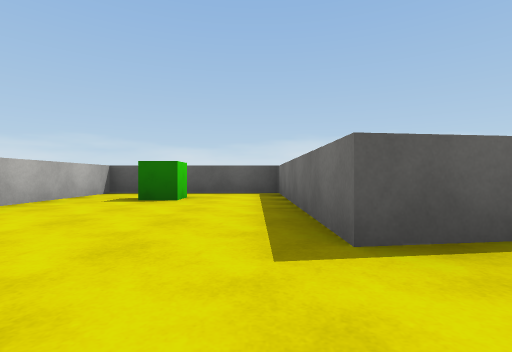
view 1 (above)

16 first-person views from a walk through a scene from a Unity 3-D project. The camera is 0.31 m above the floor, looks level and sees 85° across. The floor is counted in squares, 1 m on a side. Each view is taken from the middle of a square. On the plan, view 1 faces up. The plan holds only what a view shows up to about 9 squares ahead; the rest is blank. The place goes on beyond the plan. The player is left out. Surface patterns are stand-ins for the level's own textures.

view 2
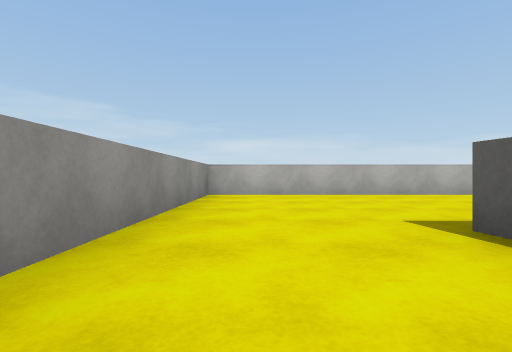

view 3
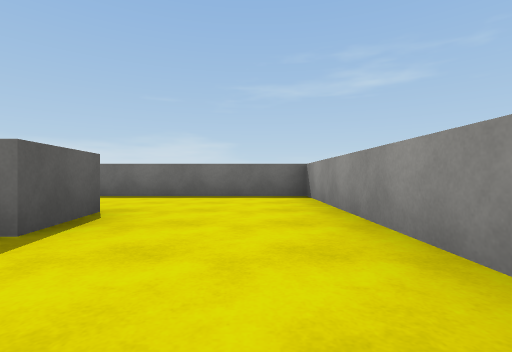

view 4
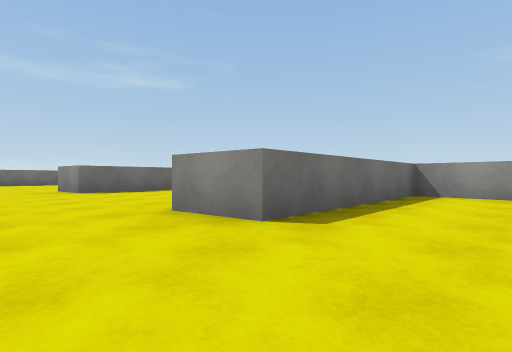

view 5
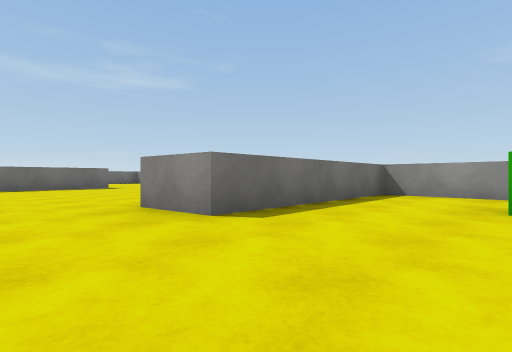

view 6
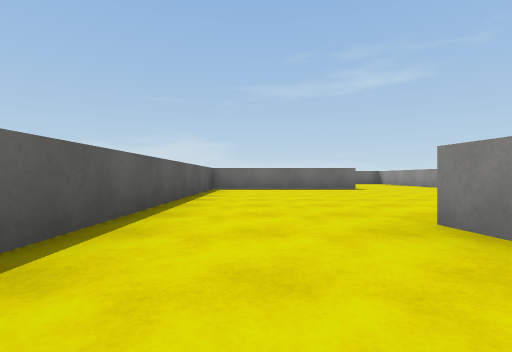

view 7
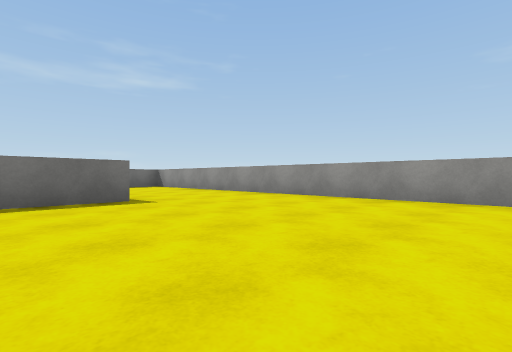

view 8
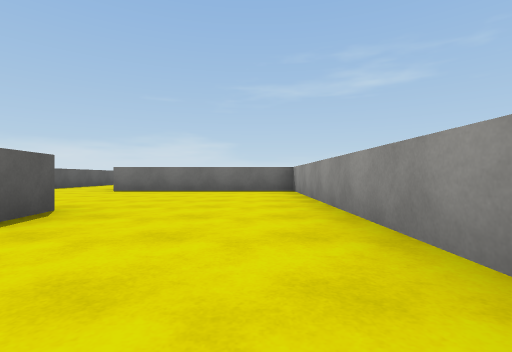

view 9
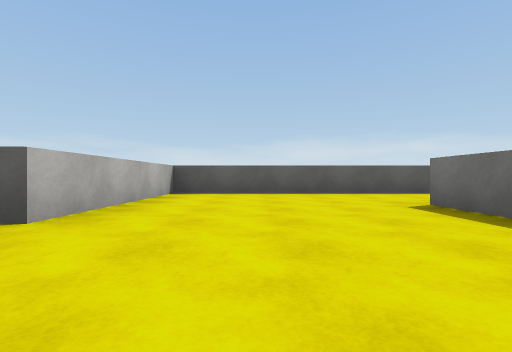

view 10
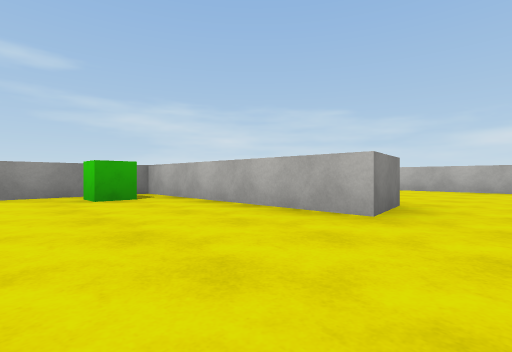

view 11
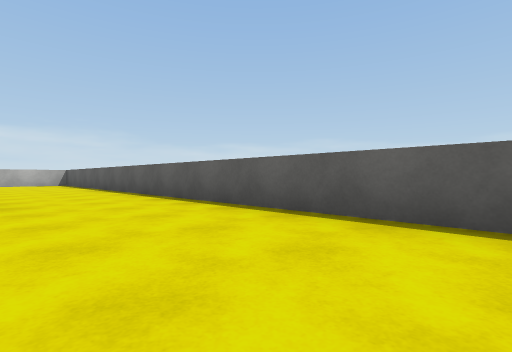

view 12
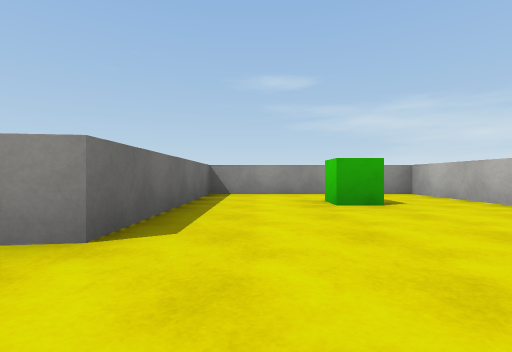

view 13
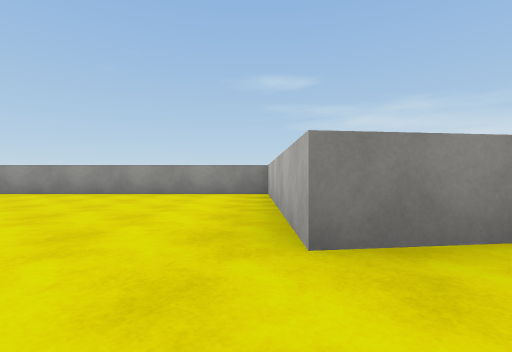

view 14
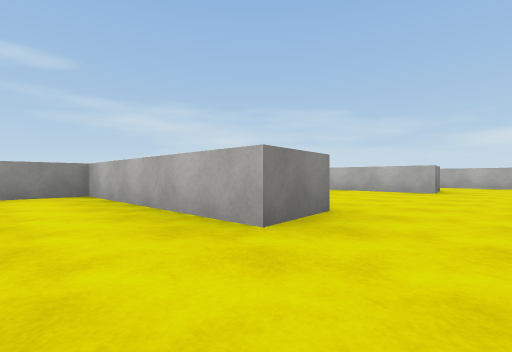

view 15
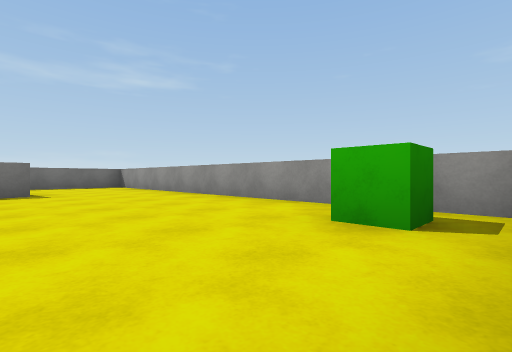

view 16
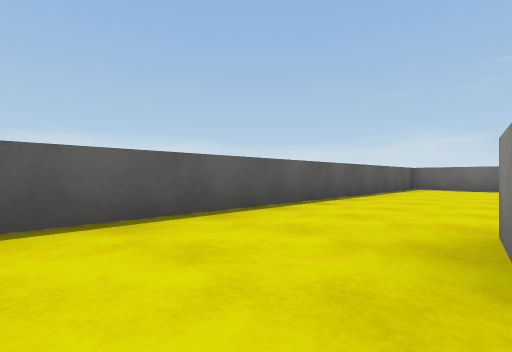

### Floor plan
Ten units are one square. View 1 is at (0, 0); x grows to the right and y downward. Boxes are objects, and circles mark ways between rooms. Rooms are numbered by the first view taken in them; rooms with no view inside come last. Other rooms are left out.
<svg viewBox="-31 -55 291 68">
<path fill="none" stroke="#000" d="M14 -14 4 -12 4 -50 -26 -50 -26 8 16 8M16 8 33 8 33 -26M33 -26 43 -28M46 -50 14 -50 14 -21M43 -28 43 8 78 8 78 -27 88 -28M86 -50 46 -50M88 -28 88 8 145 8M135 -17 135 -50 86 -50M145 -18 138 -17M145 8 179 8 179 -30 189 -31M185 -50 145 -50 145 -18M242 -34 242 -50 185 -50M189 -31 189 8 255 8"/>
<rect x="-15" y="-45" width="10" height="10" fill="#bbb"><title>green cube</title></rect>
<rect x="55" y="-15" width="10" height="10" fill="#bbb"><title>green cube</title></rect>
<rect x="195" y="-5" width="10" height="10" fill="#bbb"><title>green cube</title></rect>
<circle cx="10" cy="-5" r="3" fill="#2a7"/>
<circle cx="25" cy="-20" r="3" fill="#2a7"/>
<circle cx="40" cy="-35" r="3" fill="#2a7"/>
<circle cx="80" cy="-35" r="3" fill="#2a7"/>
<circle cx="140" cy="-5" r="3" fill="#2a7"/>
<circle cx="180" cy="-40" r="3" fill="#2a7"/>
<text x="-10" y="-20">1</text>
<text x="20" y="-10">2</text>
<text x="30" y="-40">3</text>
<text x="60" y="-20">4</text>
<text x="110" y="-20">5</text>
<text x="160" y="-20">6</text>
<text x="220" y="-20">7</text>
</svg>
Room 1 opens to room 2. Room 2 opens to room 3. Room 3 opens to room 4. Room 4 opens to room 5. Room 5 opens to room 6. Room 6 opens to room 7.

Where each view was taken, in squares from view 1:
view 1: 0 up, 0 right, facing up
view 2: 0 up, 2 right, facing left
view 3: 0 up, 1 left, facing right
view 4: 4 up, 2 right, facing down-right
view 5: 4 up, 6 right, facing down-right
view 6: 4 up, 7 right, facing right
view 7: 3 up, 10 right, facing down-right
view 8: 0 up, 12 right, facing right
view 9: 0 up, 16 right, facing up
view 10: 4 up, 21 right, facing down-left
view 11: 3 up, 12 right, facing up-left
view 12: 4 up, 7 right, facing down
view 13: 4 up, 9 right, facing down
view 14: 4 up, 10 right, facing down-left
view 15: 2 up, 19 right, facing down-right
view 16: 3 up, 17 right, facing up-right
